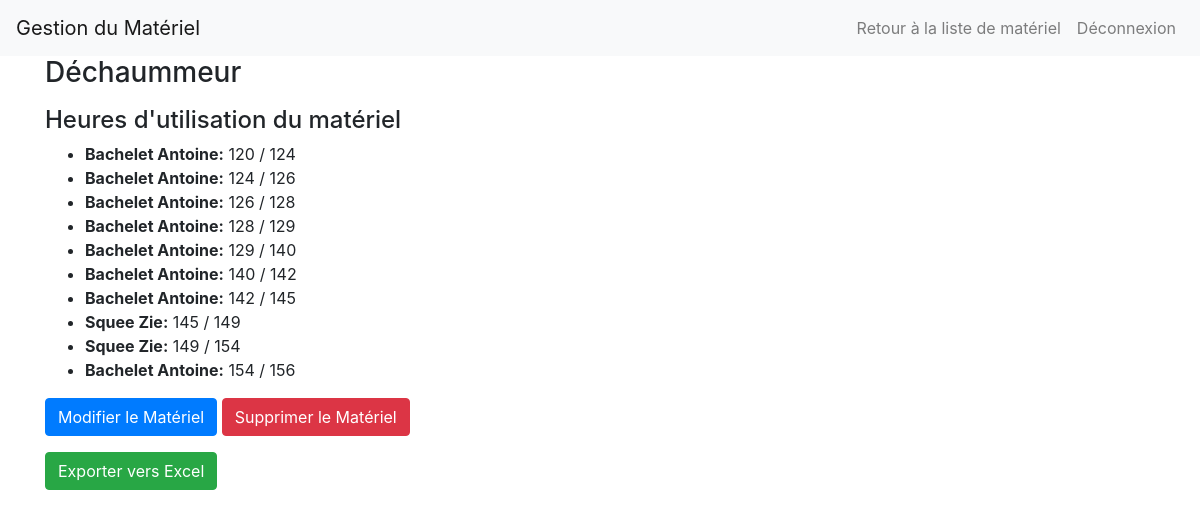
Page /responsable_materiel.php?id=2 (signed in) on the committed database.
### tables this page shows
CREATE TABLE `materiels` (
  `id` int(11) NOT NULL,
  `nom_materiel` varchar(100) DEFAULT NULL,
  `image_path` text DEFAULT NULL,
  `responsable` text DEFAULT NULL
);

CREATE TABLE `heures_utilisation` (
  `ID` int(11) NOT NULL,
  `heure_debut` float NOT NULL,
  `heure_fin` float NOT NULL,
  `id_materiel` int(11) NOT NULL,
  `utilisateur` text NOT NULL,
  `commentaires` text DEFAULT NULL
);

CREATE TABLE `utilisateurs` (
  `id` int(11) NOT NULL,
  `nom_utilisateur` varchar(255) NOT NULL,
  `mot_de_passe` varchar(255) NOT NULL,
  `nom` varchar(100) NOT NULL,
  `prenom` varchar(100) NOT NULL,
  `email` varchar(100) NOT NULL
);

### responsable_materiel.php (the view, shortened to what this page needs)
<!DOCTYPE html>
<html>
<head>
    <link rel="stylesheet" href="https://stackpath.bootstrapcdn.com/bootstrap/4.5.2/css/bootstrap.min.css">
</head>
<body>
    <?php
        if (isset($_GET['id'])) {
            $id_materiel = $_GET['id'];
        }
        $pdo = new PDO("mysql:host=localhost;dbname=cuma_de_la_plaine", "root", "");
        $query = "SELECT * FROM materiels WHERE id = ?";
        $stmt = $pdo->prepare($query);
        $stmt->execute([$id_materiel]);
        $data = $stmt->fetch();
        $query = "SELECT h.*, u.nom, u.prenom FROM heures_utilisation h
                JOIN utilisateurs u ON h.utilisateur = u.nom_utilisateur
                WHERE h.id_materiel = ?
                ORDER BY h.heure_debut ASC";
        $stmt = $pdo->prepare($query);
        $stmt->execute([$id_materiel]);
        $heures_utilisation = $stmt->fetchAll();
    ?>
    <header>
        <nav class="navbar navbar-expand-lg navbar-light bg-light">
            <a class="navbar-brand" href="#">Gestion du Matériel</a>
            <div class="collapse navbar-collapse" id="navbarNav">
                <ul class="navbar-nav ml-auto">
                    <li class="nav-item">
                        <a class="nav-link" href="liste_materiels.php">Retour à la liste de matériel</a>
                    </li>
                    <li class="nav-item">
                        <a class="nav-link" href="deconnexion.php">Déconnexion</a>
                    </li>
                </ul>
            </div>
        </nav>
    </header>
    <main class="container">
        <h3 class="card-title"><?php echo $data["nom_materiel"]; ?></h3>
        <div class="mt-3">
            <h4>Heures d'utilisation du matériel</h4>
            <ul>
                <?php foreach ($heures_utilisation as $heure) { ?>
                    <li>
                    <strong><?php echo $heure["nom"] . " " . $heure["prenom"]; ?>:</strong>
                    <?php echo $heure["heure_debut"] . " / " . $heure["heure_fin"]; ?>
                </li>
                <?php } ?>
            </ul>
        </div>
        <div class="mt-3">
            <a href="modifier_materiel.php?id=[ID du Matériel]" class="btn btn-primary">Modifier le Matériel</a>
            <a href="supprimer_materiel.php?id=[ID du Matériel]" class="btn btn-danger">Supprimer le Matériel</a>
        </div>
        <div class="mt-3">
            <a href="export_excel.php?nom=<?php echo $data["nom_materiel"]; ?>&data=<?php echo base64_encode(serialize($heures_utilisation)); ?>" class="btn btn-success">Exporter vers Excel</a>
        </div>
    </main>
</body>
</html>

### rows in the picture
materiels: nom_materiel "Déchaummeur"
heures_utilisation: utilisateurs.nom "Bachelet", utilisateurs.prenom "Antoine", heure_debut "120", heure_fin "124"
heures_utilisation: utilisateurs.nom "Bachelet", utilisateurs.prenom "Antoine", heure_debut "124", heure_fin "126"
heures_utilisation: utilisateurs.nom "Bachelet", utilisateurs.prenom "Antoine", heure_debut "126", heure_fin "128"
heures_utilisation: utilisateurs.nom "Bachelet", utilisateurs.prenom "Antoine", heure_debut "128", heure_fin "129"
heures_utilisation: utilisateurs.nom "Bachelet", utilisateurs.prenom "Antoine", heure_debut "129", heure_fin "140"
heures_utilisation: utilisateurs.nom "Bachelet", utilisateurs.prenom "Antoine", heure_debut "140", heure_fin "142"
heures_utilisation: utilisateurs.nom "Bachelet", utilisateurs.prenom "Antoine", heure_debut "142", heure_fin "145"
heures_utilisation: utilisateurs.nom "Squee", utilisateurs.prenom "Zie", heure_debut "145", heure_fin "149"
heures_utilisation: utilisateurs.nom "Squee", utilisateurs.prenom "Zie", heure_debut "149", heure_fin "154"
heures_utilisation: utilisateurs.nom "Bachelet", utilisateurs.prenom "Antoine", heure_debut "154", heure_fin "156"
